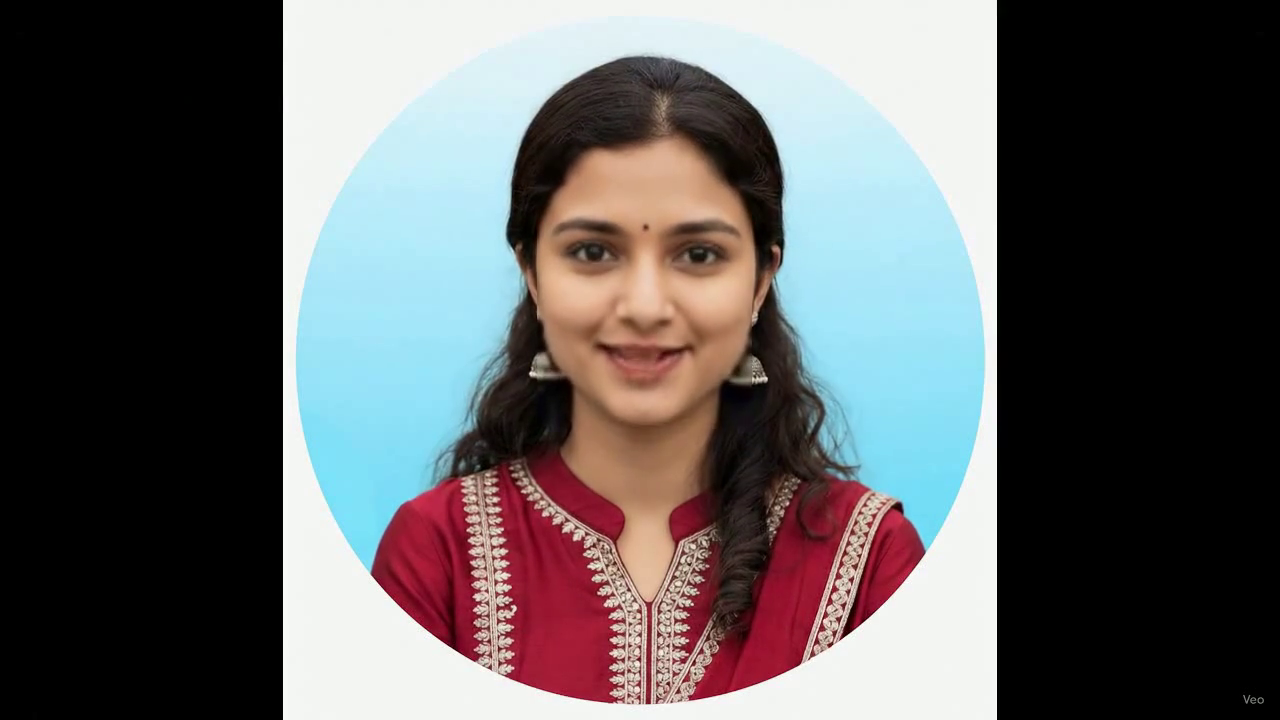
#> input picture frame 33 of videos/wav2lip_multilingual/video-en.mp4, 1280 x 720 px, given in place of marathi-demo-2.mp4, which was not available
$ python quality_probe5.py
#> lines starting #> are read from the running program, lines starting #| are printed output that depends on the picture
import os
import sys

import cv2
import numpy as np

ASSETS = "/home/aryannavale/projects/quality_assets"
sys.path.insert(0, ASSETS)
os.chdir(ASSETS)
import niqe_fixed

cap = cv2.VideoCapture("/home/aryannavale/projects/inputs/marathi-demo-2/marathi-demo-2.mp4")
ok, frame = cap.read()
#> frame is the input picture: shape (720, 1280, 3); mean B, G, R 95.7, 94.6, 96.3
cap.release()
gray = cv2.cvtColor(frame, cv2.COLOR_BGR2GRAY).astype(np.float64)
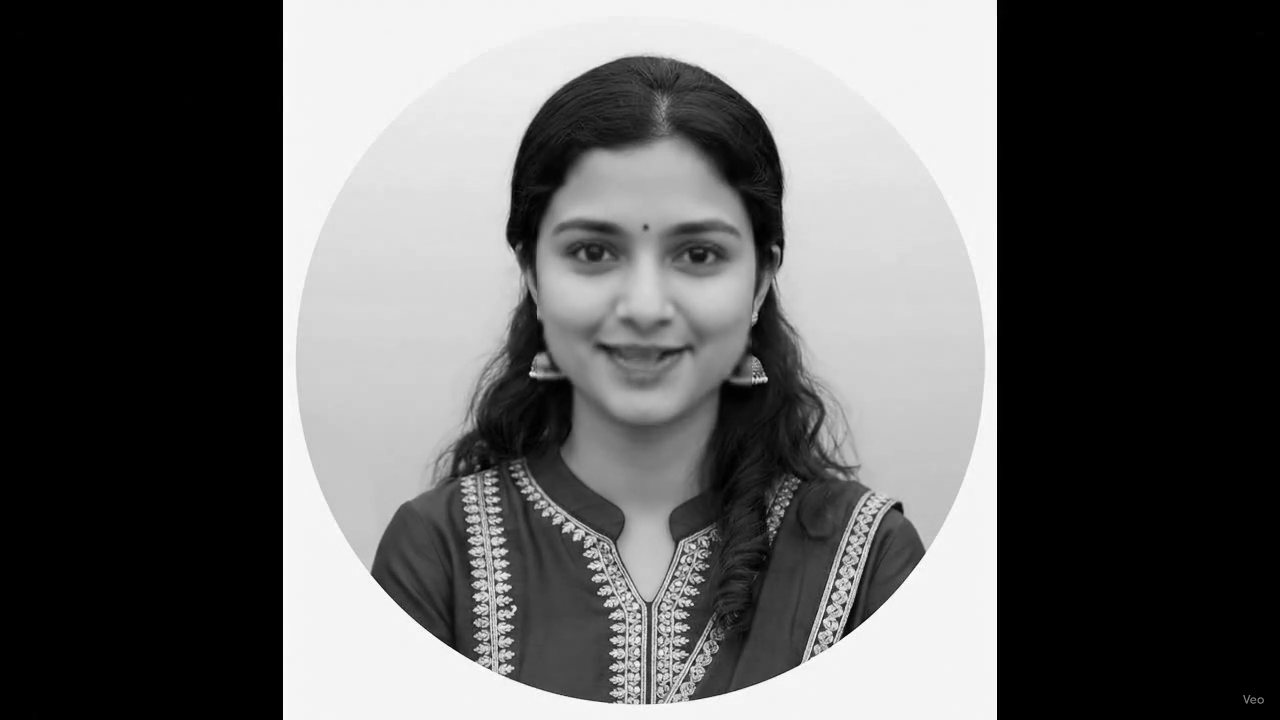
#> gray: shape (720, 1280) float64; min 0, max 255, mean 95.2
print("shape", gray.shape, "range", gray.min(), gray.max())
#| shape (720, 1280) range 0.0 255.0
try:
    print("niqe real frame", float(niqe_fixed.niqe(gray)))
#> (this line was passed over: niqe_fixed is not available in this run)
except Exception as exc:
    print("failed:", type(exc).__name__, exc)
h, w = gray.shape
#> h = 720; w = 1280
crop = gray[int(h * 0.35):int(h * 0.75), int(w * 0.35):int(w * 0.75)]
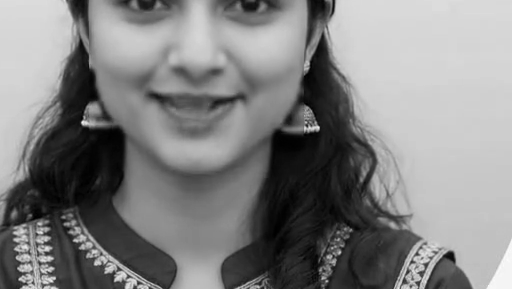
#> crop: shape (289, 512) float64; min 0, max 251, mean 129.1
try:
    print("niqe face crop", float(niqe_fixed.niqe(crop)))
#> (this line was passed over: niqe_fixed is not available in this run)
except Exception as exc:
    print("crop failed:", type(exc).__name__, exc)

$ run again, starting later in the video
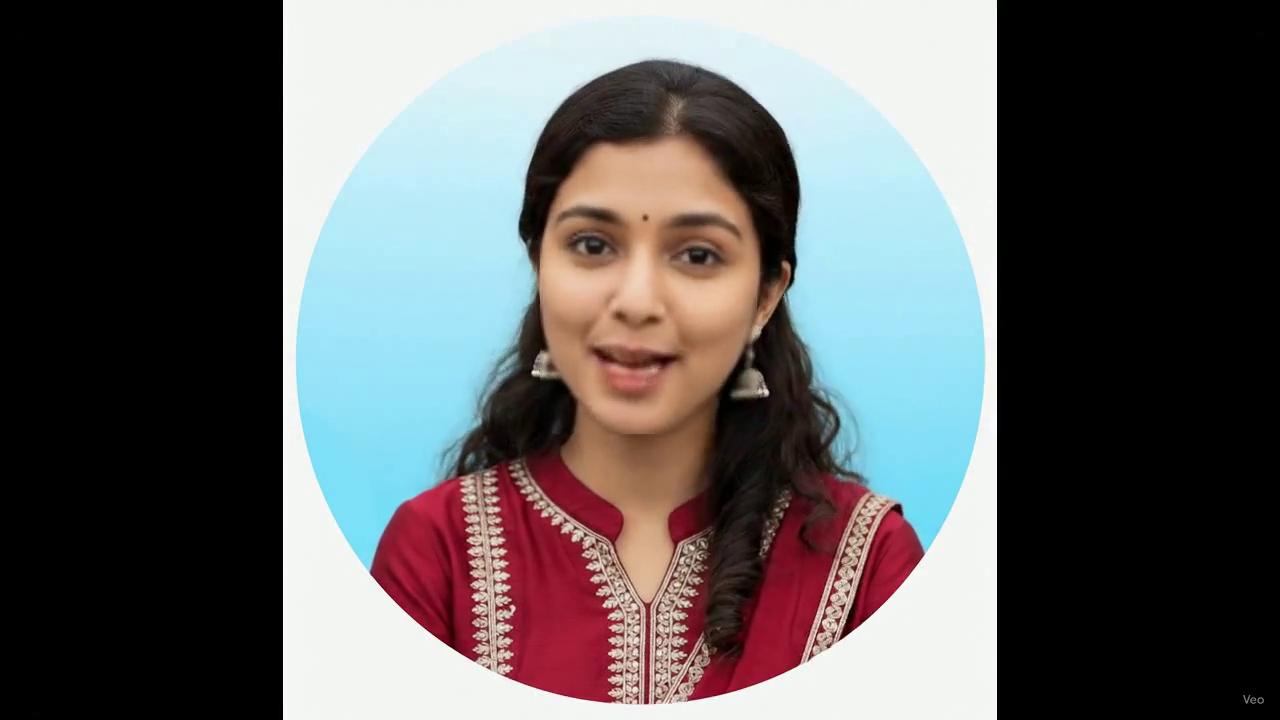
#> input picture frame 152 of videos/wav2lip_multilingual/video-en.mp4, 1280 x 720 px, given in place of marathi-demo-2.mp4, which was not available
#> frame is the input picture: shape (720, 1280, 3); mean B, G, R 95.4, 94.6, 95.7
#> `gray = cv2.cvtColor(frame, cv2.COLOR_BGR2GRAY).astype(np.float64)`:
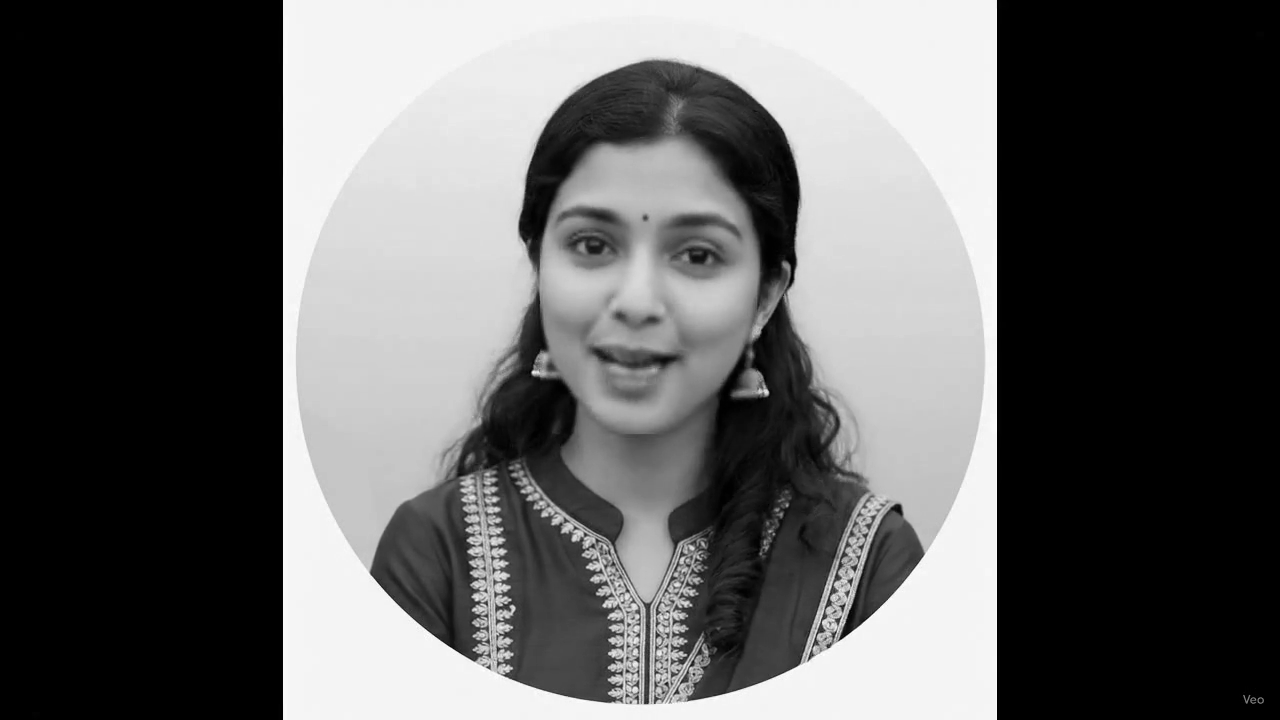
#> gray: shape (720, 1280) float64; min 0, max 255, mean 95
#| shape (720, 1280) range 0.0 255.0
#> `crop = gray[int(h * 0.35):int(h * 0.75), int(w * 0.35):int(w * 0.75)]`:
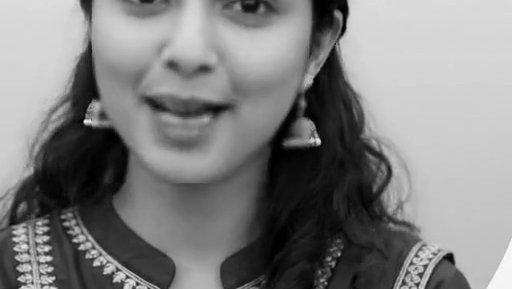
#> crop: shape (289, 512) float64; min 0, max 253, mean 128

$ run again, starting later in the video
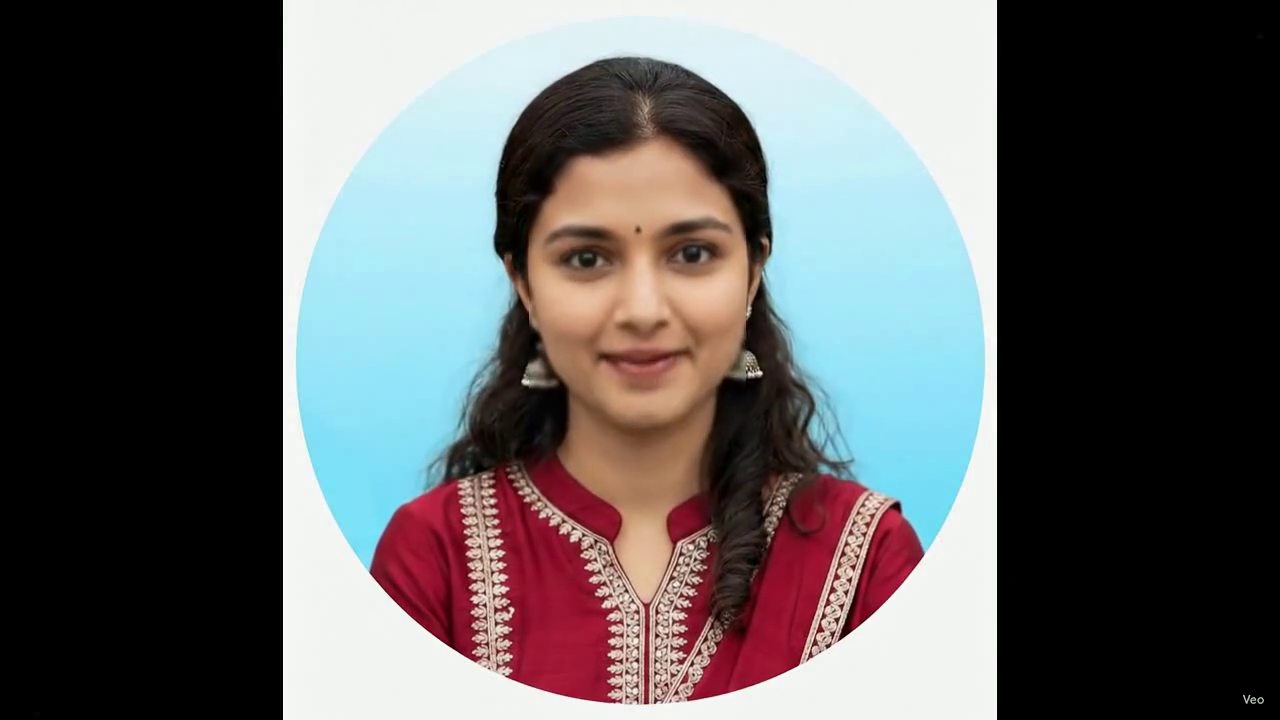
#> input picture frame 270 of videos/wav2lip_multilingual/video-en.mp4, 1280 x 720 px, given in place of marathi-demo-2.mp4, which was not available
#> frame is the input picture: shape (720, 1280, 3); mean B, G, R 95.4, 94.5, 95.6
#> `gray = cv2.cvtColor(frame, cv2.COLOR_BGR2GRAY).astype(np.float64)`:
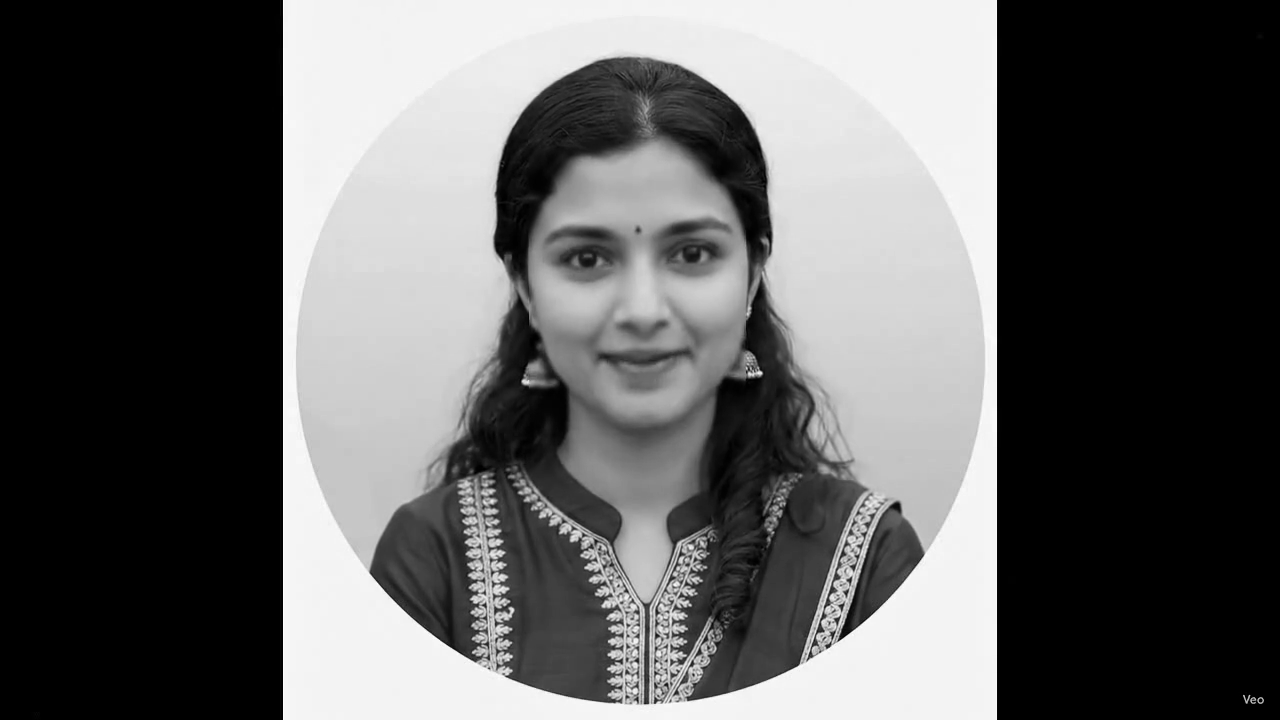
#> gray: shape (720, 1280) float64; min 0, max 255, mean 94.9
#| shape (720, 1280) range 0.0 255.0
#> `crop = gray[int(h * 0.35):int(h * 0.75), int(w * 0.35):int(w * 0.75)]`:
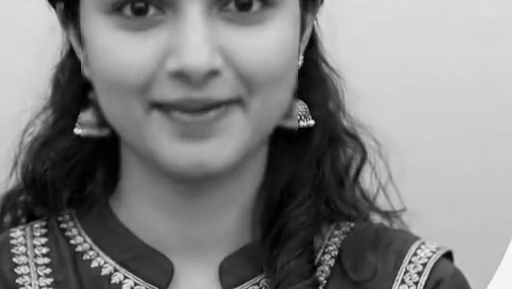
#> crop: shape (289, 512) float64; min 0, max 250, mean 128.9
